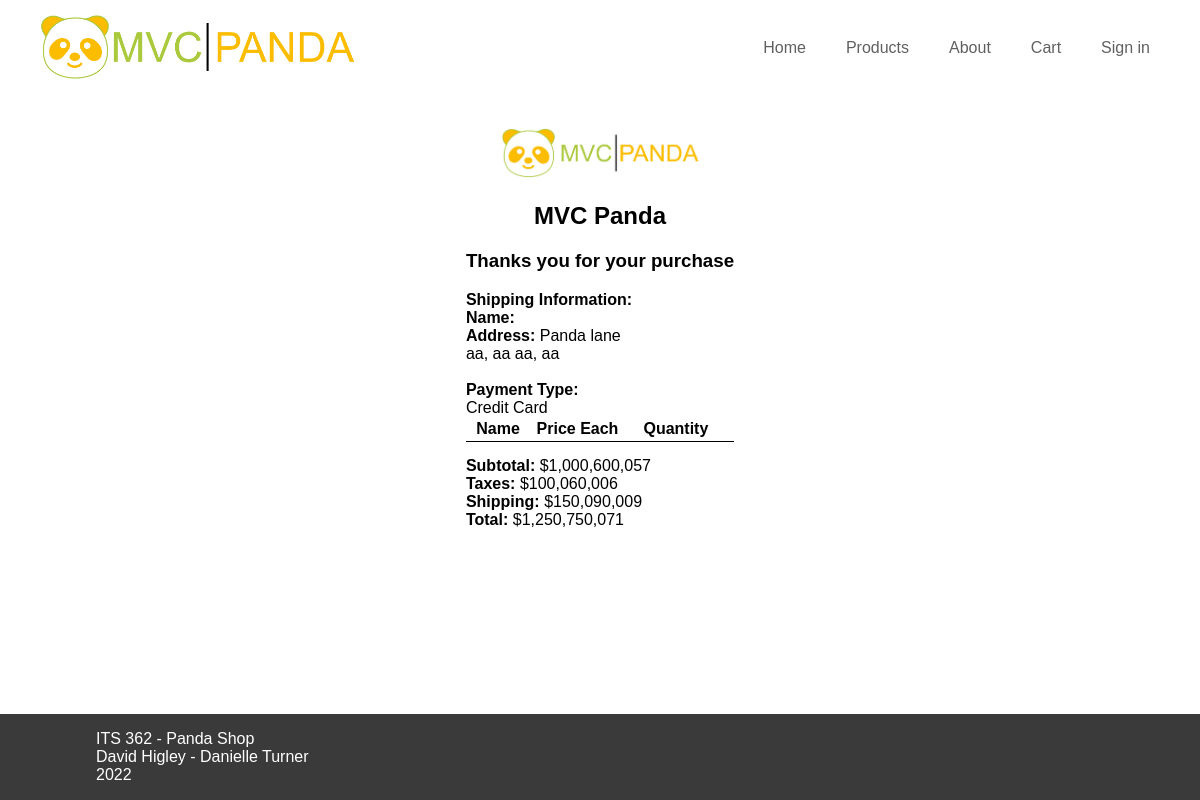
Page /receipt.php on the committed database.
### tables this page shows
CREATE TABLE "orders" (
	"OrderID"	INTEGER NOT NULL UNIQUE,
	"UserID"	INTEGER,
	"Address"	TEXT,
	"City"	TEXT,
	"State"	TEXT,
	"Country"	TEXT,
	"ZipCode"	TEXT,
	"PaymentType"	TEXT,
	"Date"	TEXT,
	"Total"	NUMERIC,
	"ShippingCost"	NUMERIC,
	"Tax"	NUMERIC,
	"Subtotal"	INTEGER,
	FOREIGN KEY("UserID") REFERENCES "users"("UserID"),
	PRIMARY KEY("OrderID" AUTOINCREMENT)
);

### receipt.php (called while the page is built, shortened)
<?php
require_once __DIR__. '/model/orders.php';
$order = new Orders();
$orderInformation=$order->getOrderByID($order->getLastOrderID());
require_once __DIR__ . '/view/receipt.php';
?>

### model/database.php (called while the page is built, shortened)
<?php
    function getDatabase() {
        try {
            $db = new PDO("sqlite:" . __DIR__ . "/../panda.db");
        } catch(PDOException $e) {
            handle_error($e->getMessage());
            exit();
        }
        return $db;
    }
?>

### model/Model.php (called while the page is built, shortened)
<?php
require_once(__DIR__ . "/database.php");
abstract class Model {
    static $db = null;
    protected function DB(): PDO {
        return static::$db;
    }
}
?>

### model/orders.php (called while the page is built, shortened)
<?php
require_once(__DIR__ . "/database.php");
require_once(__DIR__ . "/Model.php");
class Orders extends Model {
    public function getLastOrderID()
    {
        $query=$this->DB()->prepare('SELECT OrderID FROM orders ORDER BY OrderID DESC LIMIT 1');
        $query->execute();
        return $query->fetch()['OrderID'];
    }
    public function getOrderByID($id){
        try {
            $query = $this->DB()->prepare('SELECT * FROM orders WHERE OrderID = ?');
            $query->execute(array($id));
            return $query->fetch();
        } catch(PDOException $e) {
            handle_error($e->getMessage());
        }
    }
}
?>

### view/receipt.php (the view, shortened to what this page needs)
<?php require_once __DIR__ . '/partials/header.php'; ?>
<div class="cart-area">
    <div class="cart-card">
        <center>
            <img src="images/logo-square.png" alt="mvc panda logo" style="height: 50px; width:200px">
            <h2> MVC Panda </h2>
            <h3> Thanks you for your purchase </h3>
        </center>
        <div>
            <strong>Shipping Information: </strong><br>
            <strong>Name: </strong> <?php echo $_SESSION['firstName'] ." ". $_SESSION['lastName'];?><br>
            <strong>Address:</strong> <?php echo $orderInformation['Address'];?><br>
            <label><?php echo $orderInformation['City'] . ', ' . $orderInformation['State'] ." ". $orderInformation['ZipCode'] . ', ' . $orderInformation['Country'];?></label><br>
            <br>
            <strong> Payment Type: </strong><br>
            <label><?php echo $orderInformation['PaymentType'];?> </label><br>
        </div>
        <table class="cart-table">
            <thead>
                <tr>
                    <th></th>
                    <th>Name</th>
                    <th>Price Each</th>
                    <th>Quantity</th>
                    <th></th>
                </tr>
            </thead>
        </table>
        <div class="cart-footer">
            <strong>Subtotal:</strong> $<?= number_format($orderInformation['Subtotal']);?>
            <br>
            <strong>Taxes:</strong> $<?= number_format($orderInformation['Tax']);?>
            <br>
            <strong>Shipping:</strong> $<?= number_format($orderInformation['ShippingCost']);?>
            <br>
            <strong>Total:</strong> $<?= number_format($orderInformation['Total']);?>
        </div>
    </div>
</div>
<?php require_once __DIR__ . '/partials/footer.php';?>

### panda.css (style rules this page uses)
* { box-sizing: border-box; }
body { margin: 0px; font-family: sans-serif; }
html, body { height: 100%; }
.cart-area { display: flex; justify-content: center; }
.cart-table { border-collapse: collapse; width: 100%; }
.cart-table td, th { border-bottom: 1px solid #000000; padding: 3px; }
.cart-table th { text-align: left; }
.cart-footer { margin-top: 15px; }

### rows in the picture
orders: OrderID+Address "Panda lane", OrderID+City "aa", OrderID+State "aa", OrderID+ZipCode "aa", OrderID+Country "aa", OrderID+PaymentType "Credit Card", OrderID+Subtotal "1,000,600,057", OrderID+Tax "100,060,006", OrderID+ShippingCost "150,090,009", OrderID+Total "1,250,750,071"
